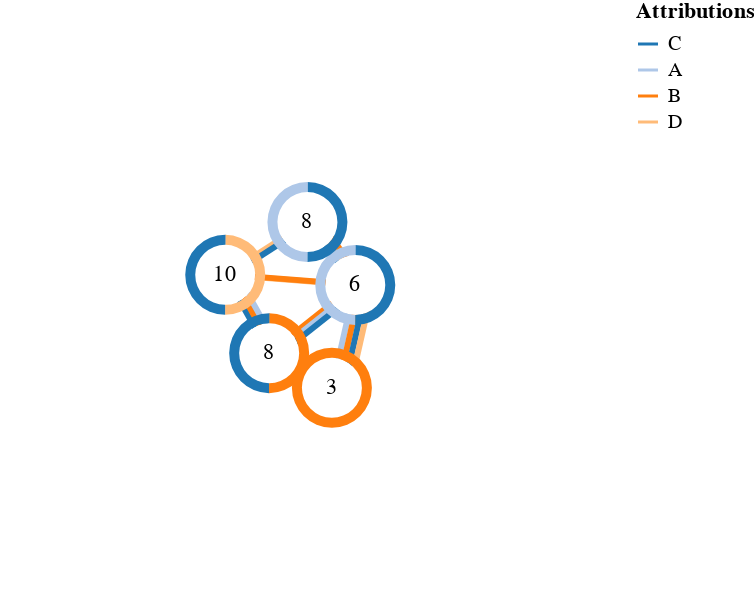

Write notebook code for a chart like this one.
### Code cell
schema = plots.attributed_graph(g)
plots.save_schema(schema, "_schema.json")
plots.ipy_display(schema)

### Figure 1 — Vega specification as saved in the notebook (floating-point values rounded to 4 significant figures)
{"$schema": "https://vega.github.io/schema/vega/v5.json", "data": [{"name": "node-data", "values": [{"attribution": ["C", "A"], "id": 0, "label": 6}, {"attribution": ["B", "C"], "id": 1, "label": 8}, {"attribution": ["C", "A"], "id": 2, "label": 8}, {"attribution": ["B"], "id": 3, "label": 3}, {"attribution": ["D", "C"], "id": 4, "label": 10}]}, {"name": "link-data", "values": [{"attribution": ["B", "A", "C"], "source": 0, "target": 1}, {"attribution": ["C", "D", "B"], "source": 0, "target": 2}, {"attribution": ["A", "B", "C", "D"], "source": 0, "target": 3}, {"attribution": ["D", "B"], "source": 0, "target": 4}, {"attribution": ["C", "B", "A"], "source": 1, "target": 4}, {"attribution": ["D", "C"], "source": 2, "target": 4}]}, {"name": "position", "source": "node-data", "transform": [{"forces": [{"force": "center", "x": {"signal": "cx"}, "y": {"signal": "cy"}}, {"force": "collide", "radius": {"signal": "innerRadius+bandWidth"}}, {"force": "nbody", "strength": {"signal": "nodeCharge"}}, {"distance": {"signal": "linkDistance"}, "force": "link", "links": "link-data"}], "iterations": 300, "signal": "position-tick", "type": "force"}]}, {"name": "node-attributions", "source": "position", "transform": [{"fields": ["attribution"], "type": "flatten"}, {"as": "weight", "expr": "1", "type": "formula"}]}, {"name": "link-attributions", "source": "link-data", "transform": [{"fields": ["attribution"], "index": "_idx", "type": "flatten"}, {"as": "weight", "expr": "1", "type": "formula"}, {"as": ["id", "weight", "attribution", "_idx", "x", "y", "x2", "y2"], "fields": ["id", "weight", "attribution", "_idx", "source.x", "source.y", "target.x", "target.y"], "type": "project"}]}], "description": "A node-link diagram with force-directed layout, depicting character co-occurrence in the novel Les Misérables.", "height": 300, "legends": [{"stroke": "color", "symbolType": "stroke", "title": "Attributions"}], "marks": [{"data": [{"name": "linky-data", "source": "link-facets", "transform": [{"as": "x", "expr": "datum.x+(datum._idx*3)", "type": "formula"}, {"as": "x2", "expr": "datum.x2+(datum._idx*3)", "type": "formula"}]}], "from": {"facet": {"data": "link-attributions", "groupby": "id", "name": "link-facets"}}, "marks": [{"encode": {"enter": {"stroke": {"field": "attribution", "scale": "color"}, "strokeWidth": {"value": 3}}, "update": {"x": {"field": "x"}, "x2": {"field": "x2"}, "y": {"field": "y"}, "y2": {"field": "y2"}}}, "from": {"data": "linky-data"}, "name": "lines", "type": "rule"}], "name": "links", "type": "group"}, {"data": [{"name": "attribution-arcs", "source": "node-facets", "transform": [{"endAngle": 6.29, "field": "weight", "sort": true, "startAngle": 0, "type": "pie"}]}], "from": {"facet": {"data": "node-attributions", "groupby": "id", "name": "node-facets"}}, "marks": [{"encode": {"enter": {"fill": {"value": "white"}, "size": {"signal": "2 * (innerRadius+bandWidth+1) * (innerRadius+bandWidth+1)"}}, "update": {"x": {"field": "x"}, "y": {"field": "y"}}}, "from": {"data": "attribution-arcs"}, "type": "symbol"}, {"encode": {"enter": {"endAngle": {"field": "endAngle"}, "fill": {"field": "attribution", "scale": "color"}, "innerRadius": {"signal": "innerRadius"}, "outerRadius": {"signal": "innerRadius+bandWidth"}, "startAngle": {"field": "startAngle"}}, "update": {"x": {"field": "x"}, "y": {"field": "y"}}}, "from": {"data": "attribution-arcs"}, "type": "arc"}], "name": "nodes", "type": "group"}, {"encode": {"enter": {"align": {"value": "center"}, "baseline": {"value": "middle"}, "fill": {"value": "black"}, "text": {"field": "label"}}, "update": {"x": {"field": "x"}, "y": {"field": "y"}}}, "from": {"data": "position"}, "name": "labels", "type": "text"}], "padding": 0, "scales": [{"domain": {"fields": [{"data": "node-attributions", "field": "attribution"}, {"data": "link-attributions", "field": "attribution"}]}, "name": "color", "range": {"scheme": "category20"}, "type": "ordinal"}], "signals": [{"name": "cx", "update": "width / 2"}, {"name": "cy", "update": "height / 2"}, {"name": "innerRadius", "value": 15}, {"name": "bandWidth", "value": 5}, {"name": "nodeCharge", "value": -80}, {"name": "linkDistance", "value": 80}], "width": 300}
